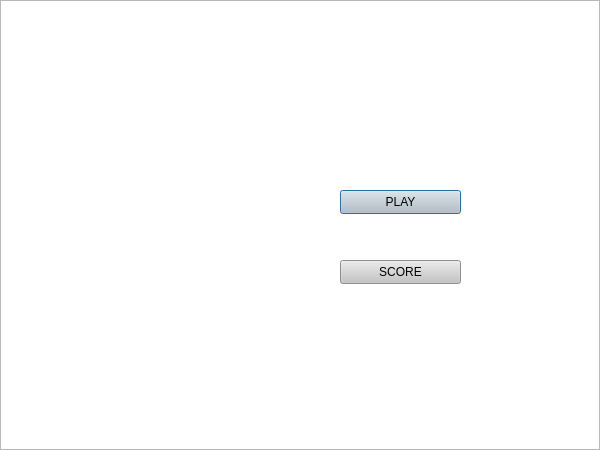
<?xml version="1.0" encoding="UTF-8"?>
<ui version="4.0">
 <class>menu</class>
 <widget class="QDialog" name="menu">
  <property name="geometry">
   <rect>
    <x>0</x>
    <y>0</y>
    <width>600</width>
    <height>450</height>
   </rect>
  </property>
  <property name="windowTitle">
   <string>Dialog</string>
  </property>
  <widget class="QGraphicsView" name="graphicsView">
   <property name="geometry">
    <rect>
     <x>0</x>
     <y>0</y>
     <width>600</width>
     <height>450</height>
    </rect>
   </property>
  </widget>
  <widget class="QPushButton" name="boton_play">
   <property name="geometry">
    <rect>
     <x>340</x>
     <y>190</y>
     <width>121</width>
     <height>24</height>
    </rect>
   </property>
   <property name="styleSheet">
    <string notr="true">font: 9pt &quot;Copperplate Gothic Bold&quot;;
background-color: rgb(197, 197, 197);
border-color: rgb(77, 77, 77);
border-right-color: rgb(255, 255, 255);
border-left-color: rgb(17, 17, 17);
border-top-color: rgb(102, 102, 102);

</string>
   </property>
   <property name="text">
    <string>PLAY</string>
   </property>
  </widget>
  <widget class="QPushButton" name="boton_score">
   <property name="geometry">
    <rect>
     <x>340</x>
     <y>260</y>
     <width>121</width>
     <height>24</height>
    </rect>
   </property>
   <property name="styleSheet">
    <string notr="true">font: 9pt &quot;Copperplate Gothic Bold&quot;;
background-color: rgb(197, 197, 197);
border-color: rgb(77, 77, 77);
border-right-color: rgb(255, 255, 255);
border-left-color: rgb(17, 17, 17);
border-top-color: rgb(102, 102, 102);</string>
   </property>
   <property name="text">
    <string>SCORE</string>
   </property>
  </widget>
 </widget>
 <resources/>
 <connections/>
</ui>
